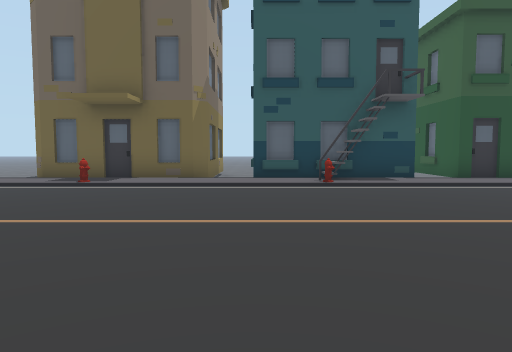
view 1 (above)

21 first-person views from a walk through a Unity game level. The camera is 1.4 m above the floor, tilts 4° down and sees 70° across. The floor is counted in squares, 2 m on a side. Each view is taken from the middle of a square. On the plan, view 1 faces up. The plan holds only what a view shows up to about 11 squares ahead; the rest is blank. The place goes on beyond the plan. Some surface patterns are stand-ins.

view 2
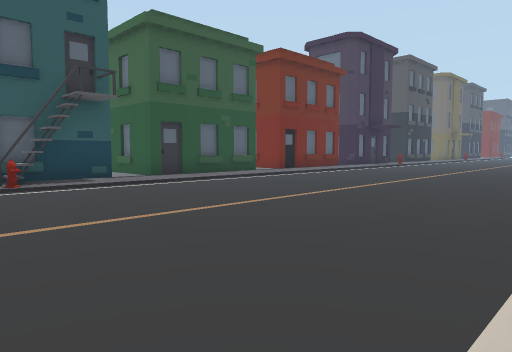

view 3
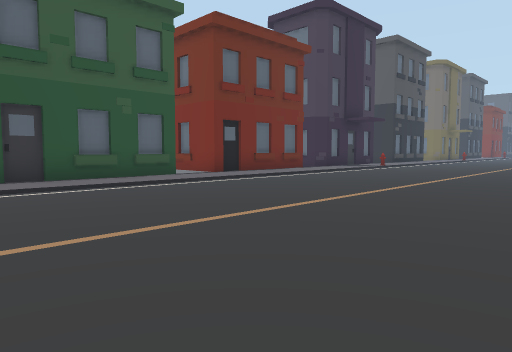

view 4
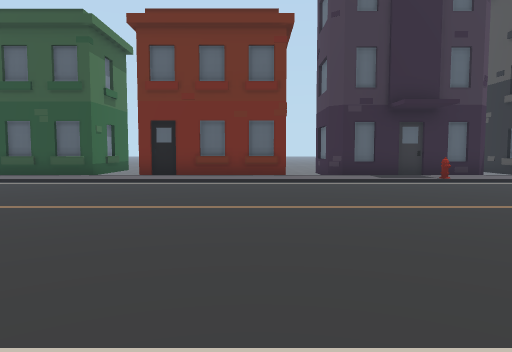

view 5
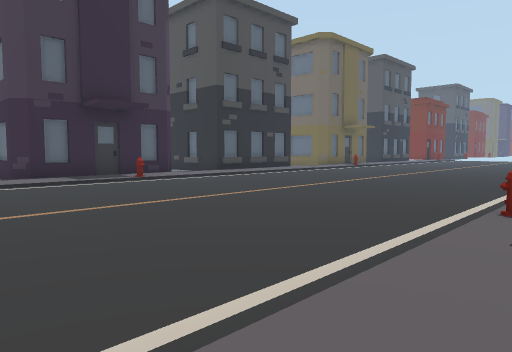

view 6
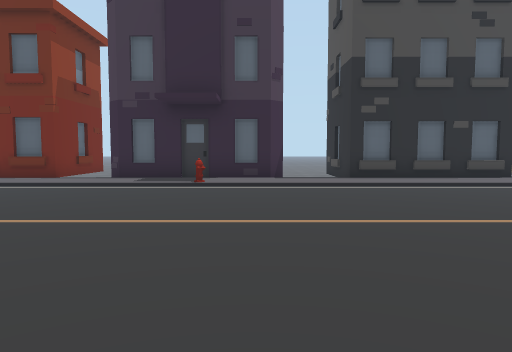

view 7
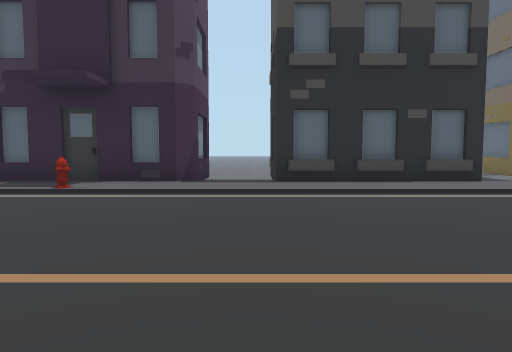

view 8
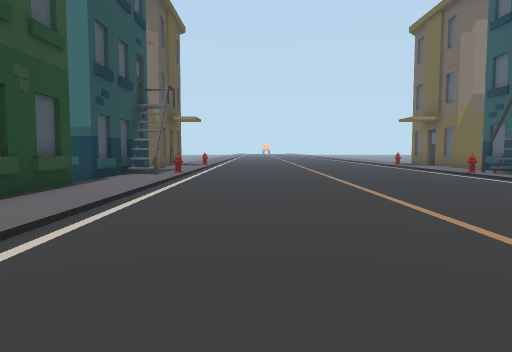

view 9
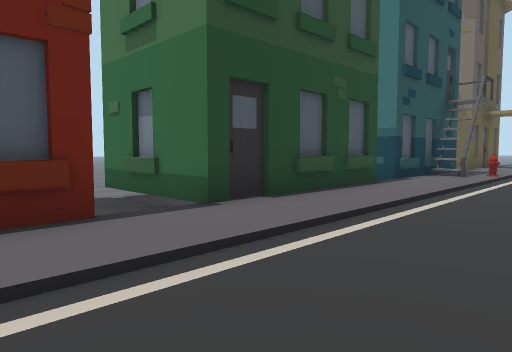

view 10
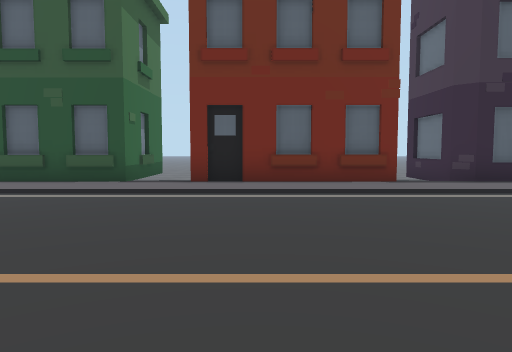

view 11
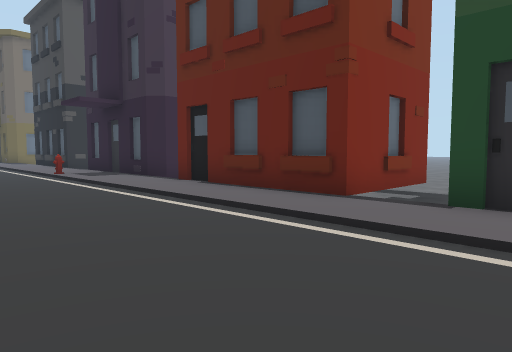

view 12
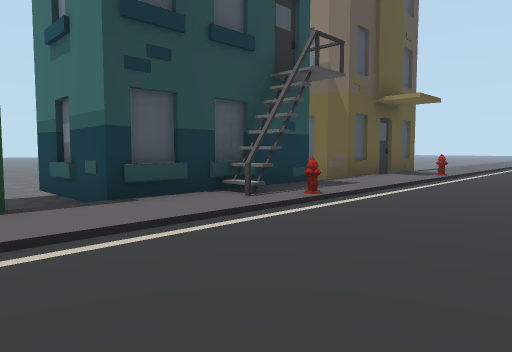

view 13
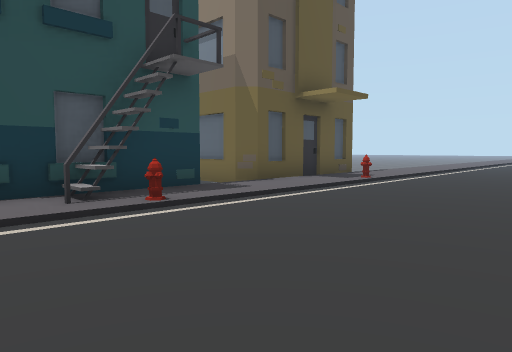

view 14
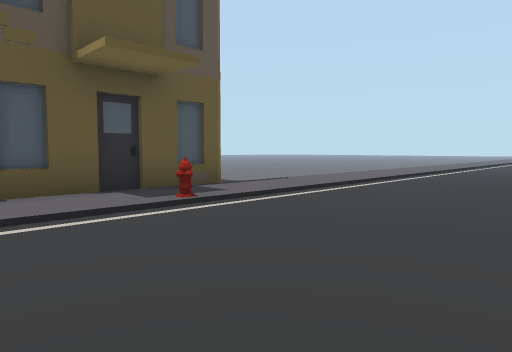

view 15
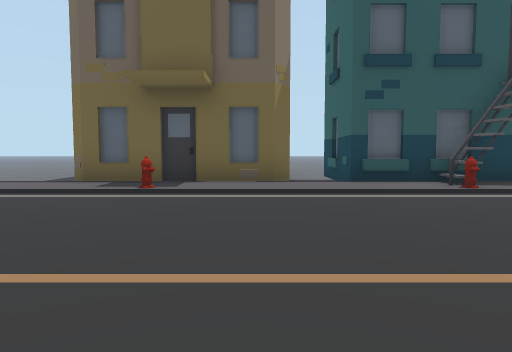

view 16
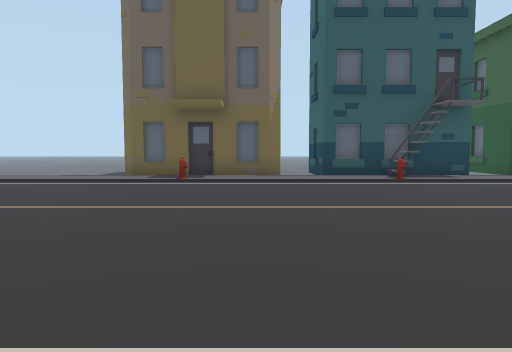

view 17
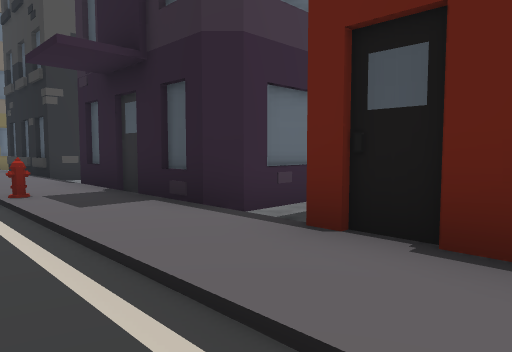

view 18
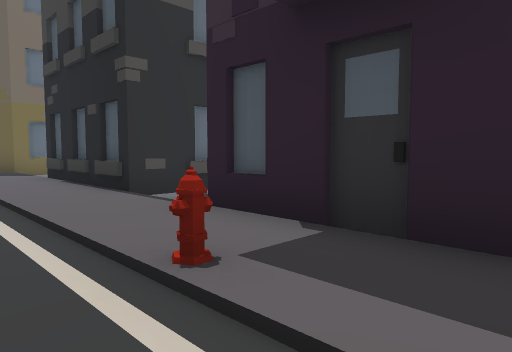

view 19
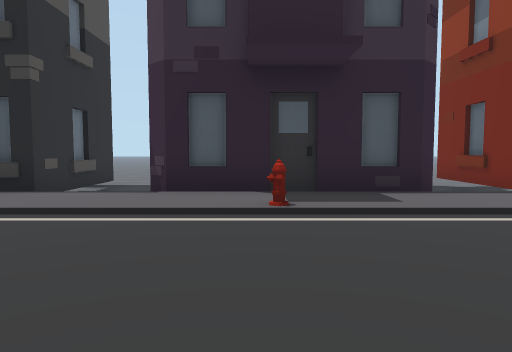

view 20
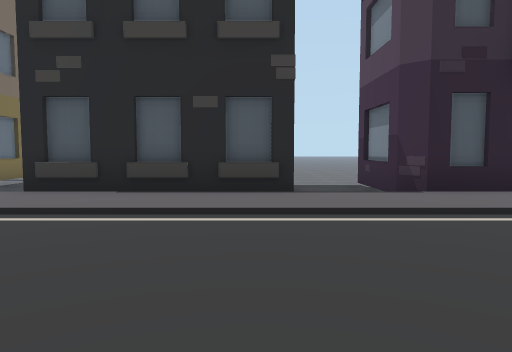

view 21
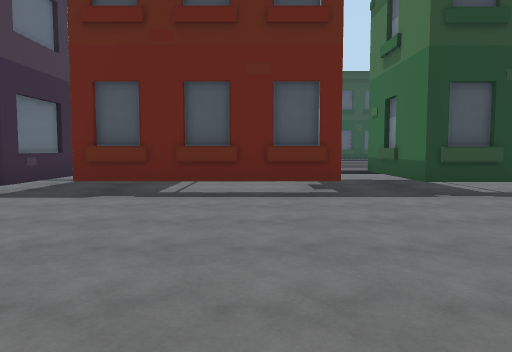

### Floor plan
Key: @ floor where view 1 was taken; # wall or solid block; . main floor; : floor 0.25 m higher than the main floor; - floor 0.25 m lower than the main floor; / step, stairs or slope; B building; H hydrant.
Columns run from 6 left of view 1 to 25 right of it. Each row starts with its distance up from view 1.
 18                   -
 17                  ---
 16                 -----
 15                 -----
 14                -------
 13      --       ---------    --
 12      -#       ##-######    --B
 11       B   BB  ##-B#####
 10 ##### #####-####-##########  ###
  9 ::::::::/:::::::::::::::::::::::
  8 //H/////H////////////////H//////
  7 ................................
  6 ................................
  5 ...............................
  4 ................................
  3 ................................
  2 ................................
  1 ................................
  0 //H///@/H////////////////H//////
 -1 ::::::::/:::::::::::::::::::::::
 -2 ##### #####-####-##########--B##
 -3       B   BB   B-B   ##      ##
 -4           #-   #-#   #     --#
 -5           --   -------    ---BBB
 -6           -    - ----     ----
 -7           -    - --       ----
 -8          --
 -9          --

Positions as (right, up) in squares from view 1, and headings:
1: (0, 0), facing up
2: (0, 0), facing up-right
3: (4, 1), facing up-right
4: (14, -1), facing up
5: (14, -1), facing up-right
6: (20, 0), facing up
7: (22, 2), facing up
8: (12, 2), facing left
9: (12, 2), facing down-left
10: (12, 2), facing up
11: (8, 3), facing down-right
12: (6, 3), facing down-left
13: (4, 4), facing down-left
14: (-1, 4), facing down-left
15: (-2, 2), facing up
16: (-2, -1), facing up
17: (13, 1), facing down-right
18: (17, 1), facing down-right
19: (19, 4), facing down
20: (23, 4), facing down
21: (12, 18), facing down
